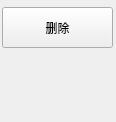
<?xml version="1.0" encoding="UTF-8"?>
<ui version="4.0">
 <class>RightCheck</class>
 <widget class="QWidget" name="RightCheck">
  <property name="geometry">
   <rect>
    <x>0</x>
    <y>0</y>
    <width>116</width>
    <height>122</height>
   </rect>
  </property>
  <property name="windowTitle">
   <string>Form</string>
  </property>
  <widget class="QLabel" name="label_del">
   <property name="geometry">
    <rect>
     <x>20</x>
     <y>18</y>
     <width>21</width>
     <height>21</height>
    </rect>
   </property>
   <property name="text">
    <string/>
   </property>
  </widget>
  <widget class="QPushButton" name="pushButton_myquit">
   <property name="geometry">
    <rect>
     <x>2</x>
     <y>7</y>
     <width>111</width>
     <height>41</height>
    </rect>
   </property>
   <property name="styleSheet">
    <string notr="true">font: 11pt &quot;微软雅黑&quot;;</string>
   </property>
   <property name="text">
    <string>删除</string>
   </property>
  </widget>
  <zorder>pushButton_myquit</zorder>
  <zorder>label_del</zorder>
 </widget>
 <resources/>
 <connections/>
</ui>
